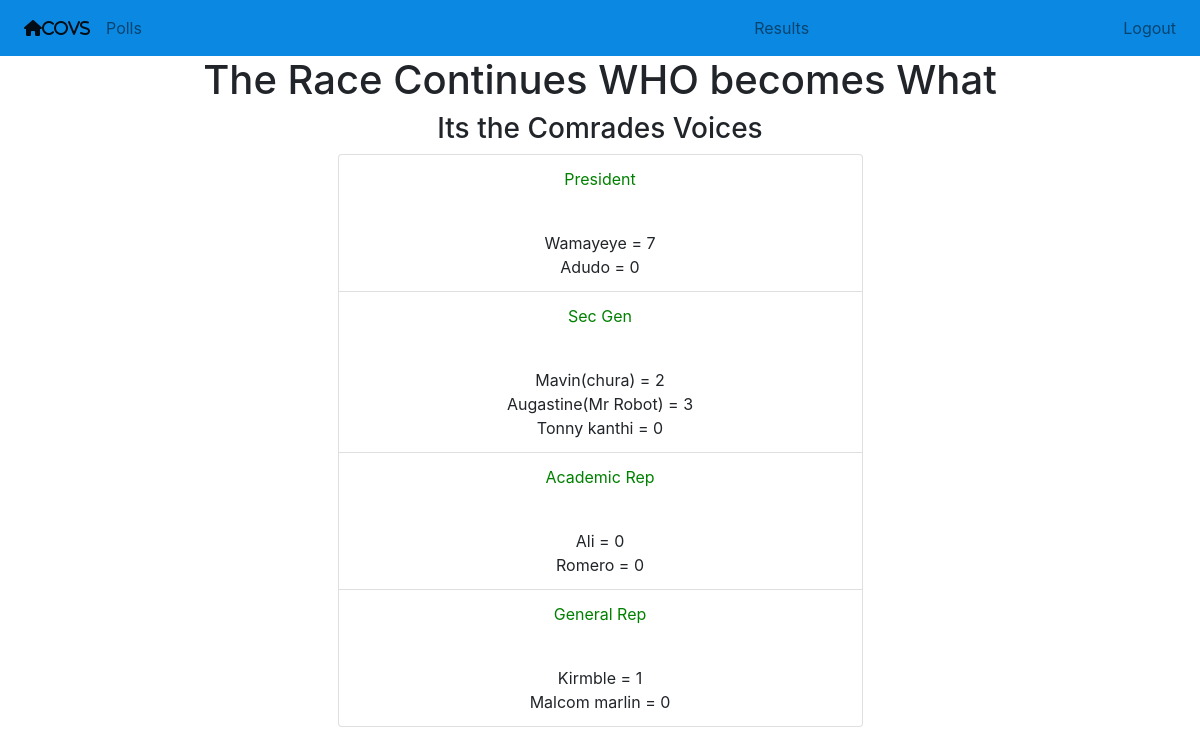
/polls/results/ (signed in), run on the app's committed database.
### polls/models.py (models this page shows, shortened)
class Poll(models.Model):
    owner    = models.ForeignKey(User, on_delete=models.CASCADE, default=1)
    title     = models.CharField(max_length=255)
    pub_date = models.DateField()
    def __str__(self):
        return self.title

class Candidate(models.Model):
    poll = models.ForeignKey(Poll, on_delete=models.CASCADE)
    candidate_name = models.CharField(max_length=255)
    votes = models.IntegerField(default=0)

### polls/views.py (the view)
# urls.py: path('results/', views.all_results, name='results'),
def all_results(request):
    polls = Poll.objects.all()
    context = {'polls': polls}
    return render(request, 'polls/results.html', context)

### polls/polls/templates/polls/results.html (shortened to what this page needs)
{% extends 'base.html' %}
{% block content %}
<div class="container">
    <h1 class="text-center"> The Race Continues WHO becomes What</h1>
    <h3 class="text-center"> Its the Comrades Voices </h3>
      <div class="row ">
            <div class="col-md-6 offset-sm-3">
                <ul class="list-group text-center">
                     {% for poll in polls %}
                        <li class="list-group-item">
                            <p style="color:green;">{{ poll }}</p> <br>
                            {% for candidate in poll.candidate_set.all %}
                                {{ candidate.candidate_name }} = {{ candidate.votes }}<br>
                            {% endfor %}
                        </li>
                    {% endfor %}
                </ul>
            </div>
      </div>
</div>
{% endblock content %}

### data on the page
Poll: title "President"
Candidate: candidate_name "Wamayeye", votes "7"
Candidate: candidate_name "Adudo", votes "0"
Poll: title "Sec Gen"
Candidate: candidate_name "Mavin(chura)", votes "2"
Candidate: candidate_name "Augastine(Mr Robot)", votes "3"
Candidate: candidate_name "Tonny kanthi", votes "0"
Poll: title "Academic Rep"
Candidate: candidate_name "Ali", votes "0"
Candidate: candidate_name "Romero", votes "0"
Poll: title "General Rep"
Candidate: candidate_name "Kirmble", votes "1"
Candidate: candidate_name "Malcom marlin", votes "0"
